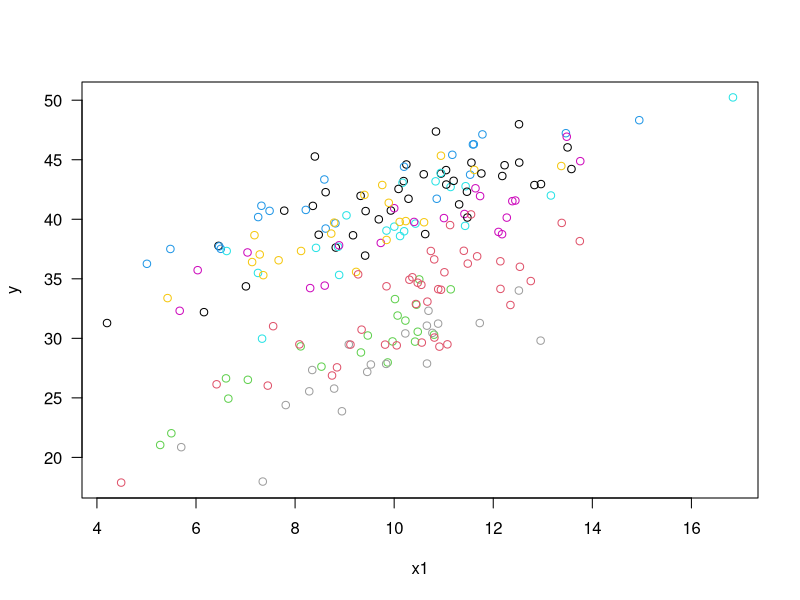

Source code (R): (Note: this script raises an error after producing the figure.)
library(glmmTMB)
# set.seed(145)
x1 = rnorm(200, 10, 2) # mean 10 sd 2

groupmeans = rep(rnorm(10, 20, 4), each=20) # mean 20, sd 4
groupID = as.factor(rep(paste0("Group", 1:10), each=20))
y = 2 + 1.5*x1 + groupmeans + rnorm(200, 0, 2)

par(mfrow = c(1,1))
plot(x1, y, col=as.numeric(groupID), las=1)
# we could...
# ... be interested in how much do group differences contribute to the overall spread or variation in our outcome variable?
# ... be looking at the relationship between one predictor variable and the outcome - should we take into account whether individuals belong to certain groups?.

# variance component analysis ####
df_mixed <- data.frame(y, x1, groupID)
head(df_mixed)

m <- glmmTMB(y ~ 1 + (1 | groupID), data = df_mixed)
summary(m)

# VarCorr instead of coefs
VarCorr(m)
VarCorr(m)$cond$groupID
VarAmongGroups <- attr(VarCorr(m)$cond$groupID, "stddev")^2
# Among groups - refers to the differences between group means or averages.

VarWithinGroups <- attr(VarCorr(m)$cond, "sc")^2
# Within groups - refers to the spread or dispersion of individual data points within each group.

VarAmongGroups
var(groupmeans)
# > VarAmongGroups
# (Intercept) 
#    9.204914 
# > var(groupmeans)
# [1] 9.805633
# imagine each mean to have this little cloud of uncertainty around it, so just computing the mean from the raw numbers makes the raw variation "inflated" 
# what the mixed model does, is:
mean_var_noise <- mean(tapply(y, INDEX = groupID, FUN = var)/20)
var(groupmeans) - mean_var_noise #[1] 9.212205
#basically, it calculates the mean variational noise, the "cloud" around each group mean variation, takes the mean to get an overall mean for all the groups, and subtracts that from the raw mean variance. 

#calculating the percentage of the variation explained by groups:
VarAmongGroups / (VarAmongGroups + VarWithinGroups) * 100 # 43.6801

# to interpret the differences of the variances, we could scale them to CV (SD / mean). To maintain additive properties, we square the CV (var / mean^2)

CV_among <- sqrt(VarAmongGroups) / mean(y)
CV_within <- sqrt(VarWithinGroups) / mean(y)

CV_squared_among <- VarAmongGroups / mean(y)^2
CV_squared_within <- VarWithinGroups / mean(y)^2

#then they make a table for no good reason
df_table <- data.frame(Mean = mean(x1))

# Data exercise: Variance partitioning with random-effects models. ####
df_butterflies <- read.csv("./data/butterflies.csv")

head(df_butterflies)
m <- glmmTMB(DevelopmentTime ~ LarvalHost + (1 | MotherID), data = df_butterflies)
summary(m)

VarAmongMotherID <- attr(VarCorr(m)$cond$MotherID, "stddev")^2
VarWithinGroups <- attr(VarCorr(m)$cond, "sc")^2

CV_squared_among <- VarAmongMotherID / mean(df_butterflies$DevelopmentTime)^2
CV_squared_within <- VarWithinGroups / mean(df_butterflies$DevelopmentTime)^2

CV_squared_total <- CV_squared_among + CV_squared_within

df_table <- data.frame(Mean = mean(df_butterflies$DevelopmentTime), 
SD = sd(df_butterflies$DevelopmentTime), 
Var_Among = VarAmongMotherID / (VarAmongMotherID + VarWithinGroups) * 100,
Var_Within = VarWithinGroups / (VarAmongMotherID + VarWithinGroups) * 100,
CV_squared_among, 
CV_squared_within, 
CV_squared_total)

df_table = apply(df_table, MARGIN=2, FUN=round, digits=2)
df_table
# group_means <- tapply(df_butterflies$DevelopmentTime, df_butterflies$MotherID, mean)

var(group_means)

# f <- function(x,y) 2 * x^2 - 3 * x * y + 8 * y^2 + 2 * x - 4 * y + 4
# x <- seq(-20, 20, length = 100)
# y <- seq(-20, 20, length = 100)

# z <- outer(x, y, f)

# persp(z, phi = 30, theta = 90)
# contour(z)
# ?persp
